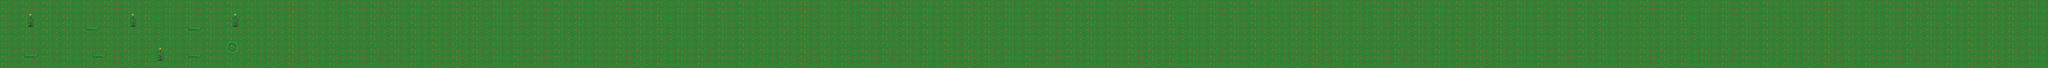

The image is a tile-based game level rendered from a .tmx file. Its description and source (layers, tilesets, objects; grid data summarised) follow:
An orthogonal 300x10 tile map with 32x32 px tiles, 3 tile layers (back, front, plants), 2 tilesets.

<map version="1.0" orientation="orthogonal" width="300" height="10" tilewidth="32" tileheight="32">
 <tileset firstgid="1" name="grassalt_flowers" tilewidth="32" tileheight="32">
  <image source="grassalt_flowers.png" width="96" height="192" />
 </tileset>
 <tileset firstgid="19" name="plants" tilewidth="32" tileheight="32">
  <image source="plants.png" width="288" height="384" />
 </tileset>
 <layer name="back" width="300" height="10">
  <data>[3000 cells, 3000 non-empty, 3 distinct tile ids]</data>
 </layer>
 <layer name="front" width="300" height="10">
  <data>[3000 cells, 19 non-empty, 7 distinct tile ids]</data>
 </layer>
 <layer name="plants" width="300" height="10">
  <data>[3000 cells, 8 non-empty, 2 distinct tile ids]</data>
 </layer>
</map>
